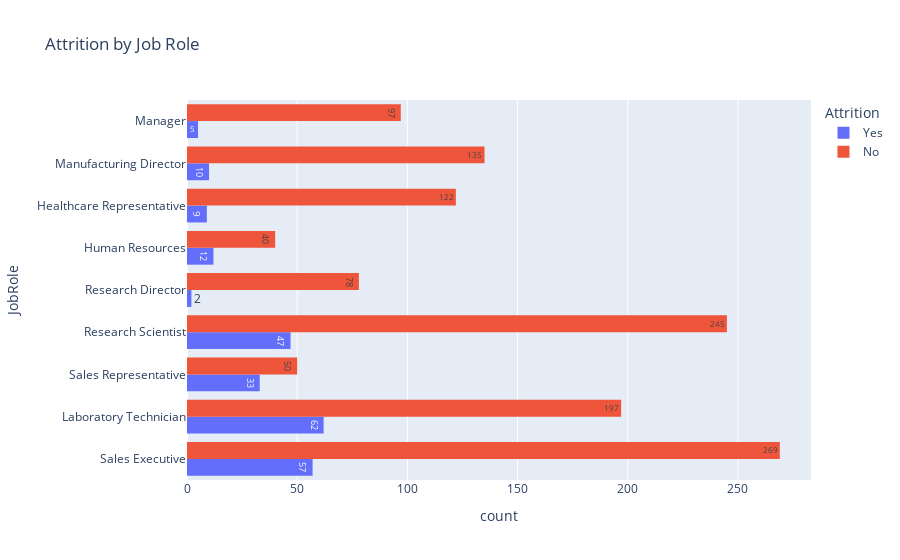

Notebook source saved alongside this figure:
### Markdown cell above
Step 7: Job Role Breakdown Vs Attrition

### Code cell
fig = px.histogram(df, y="JobRole", color="Attrition", barmode="group",
                   title="Attrition by Job Role", text_auto=True)
fig.show()

### Figure 1 — Plotly figure (JSON) as saved in the notebook; plotly's stock layout.template omitted (floating-point values rounded to 4 significant figures; data arrays with more than 128 entries replaced by an {"elided": "..."} marker saying what was removed)
{"data": [{"alignmentgroup": "True", "bingroup": "y", "hovertemplate": "Attrition=Yes<br>count=%{x}<br>JobRole=%{y}<extra></extra>", "legendgroup": "Yes", "marker": {"color": "#636efa", "pattern": {"shape": ""}}, "name": "Yes", "offsetgroup": "Yes", "orientation": "h", "showlegend": true, "texttemplate": "%{value}", "type": "histogram", "xaxis": "x", "y": {"elided": "237 str values"}, "yaxis": "y"}, {"alignmentgroup": "True", "bingroup": "y", "hovertemplate": "Attrition=No<br>count=%{x}<br>JobRole=%{y}<extra></extra>", "legendgroup": "No", "marker": {"color": "#EF553B", "pattern": {"shape": ""}}, "name": "No", "offsetgroup": "No", "orientation": "h", "showlegend": true, "texttemplate": "%{value}", "type": "histogram", "xaxis": "x", "y": {"elided": "1233 str values"}, "yaxis": "y"}], "layout": {"autosize": true, "barmode": "group", "legend": {"title": {"text": "Attrition"}, "tracegroupgap": 0}, "title": {"text": "Attrition by Job Role"}, "xaxis": {"anchor": "y", "autorange": true, "domain": [0, 1], "range": [0, 283.2], "title": {"text": "count"}}, "yaxis": {"anchor": "x", "autorange": true, "domain": [0, 1], "range": [-0.5, 8.5], "title": {"text": "JobRole"}, "type": "category"}}}
